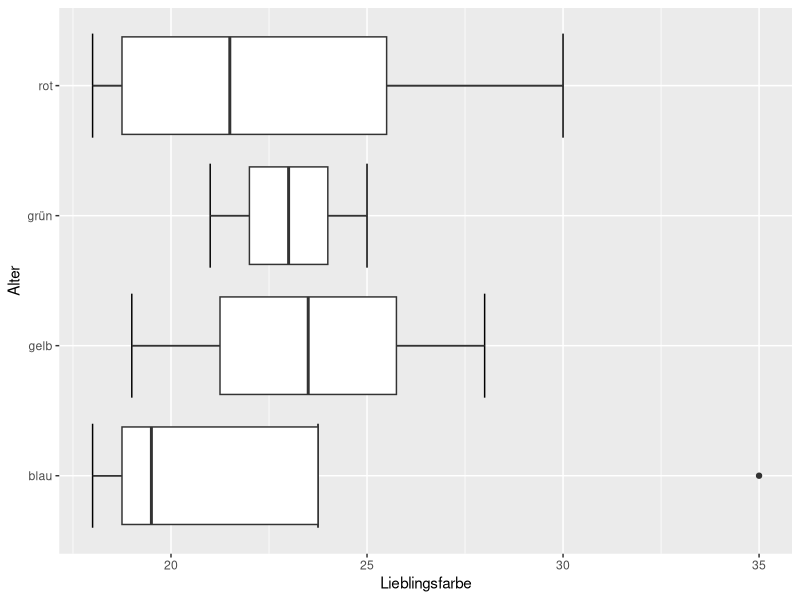

The R script that drew this image:
library(dplyr, exclude = c("filter", "lag"))
library(tidyverse)

favorites <- read.csv("lieblinge.csv",TRUE,",")

ggplot(favorites, aes(Lieblingsfarbe, Alter))+
    coord_flip()+
    stat_boxplot(geom='errorbar', width=0.8)+
    geom_boxplot()+
    labs(x="Alter", y="Lieblingsfarbe")
